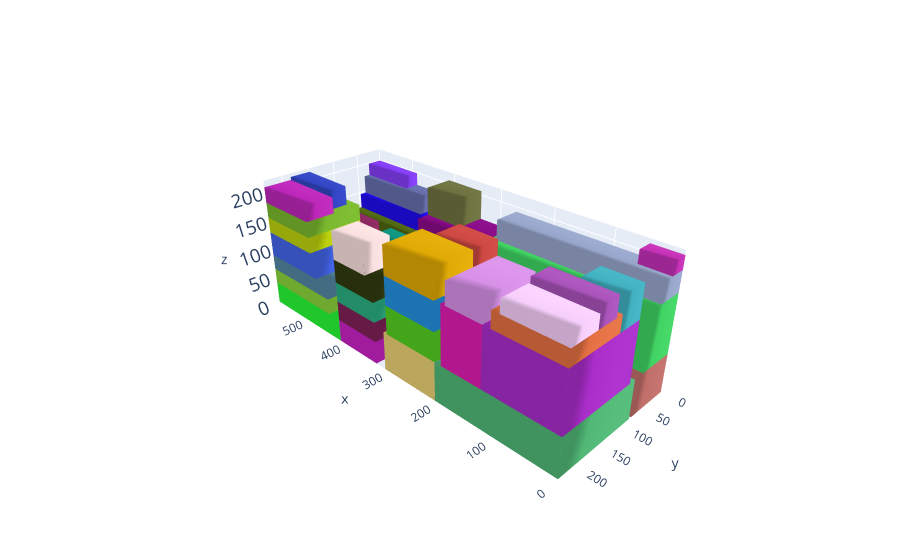

Notebook code cell kept with this figure:
### Markdown cell above
# Plot the solution

### Code cell
cont, execution_time,total_volume = MLCP_function(alpha=4.0,beta=1.0,gamma=0.2,delta=0.5,p=0.05,instance=1)

L = cont.l;W = cont.w; H = cont.h

box_dims = []
for aabb in cont.aabbs:
  box_dims.append([aabb.xmin,aabb.ymin,aabb.zmin,aabb.xmax,aabb.ymax,aabb.zmax])

bxplot.plot_container([L,W,H], box_dims)

### Figure 1 — Plotly figure (JSON) as saved in the notebook; plotly's stock layout.template omitted (floating-point values rounded to 4 significant figures)
{"data": [{"color": "rgb(191.48088824590567,109.52280928705095,104.33215358440606)", "i": [7, 0, 0, 0, 4, 4, 2, 6, 4, 0, 3, 7], "j": [3, 4, 1, 2, 5, 6, 5, 5, 0, 1, 2, 2], "k": [0, 7, 2, 3, 6, 7, 1, 2, 5, 5, 7, 6], "opacity": 1, "type": "mesh3d", "x": [0, 0, 412, 412, 0, 0, 412, 412], "y": [0, 76, 76, 0, 0, 76, 76, 0], "z": [0, 0, 0, 0, 64, 64, 64, 64]}, {"color": "rgb(80.32156117302755,183.02483130660332,117.36521805093476)", "i": [7, 0, 0, 0, 4, 4, 2, 6, 4, 0, 3, 7], "j": [3, 4, 1, 2, 5, 6, 5, 5, 0, 1, 2, 2], "k": [0, 7, 2, 3, 6, 7, 1, 2, 5, 5, 7, 6], "opacity": 1, "type": "mesh3d", "x": [0, 0, 206, 206, 0, 0, 206, 206], "y": [81, 233, 233, 81, 81, 233, 233, 81], "z": [0, 0, 0, 0, 64, 64, 64, 64]}, {"color": "rgb(117.46924839208963,166.17282545067468,209.2430961357305)", "i": [7, 0, 0, 0, 4, 4, 2, 6, 4, 0, 3, 7], "j": [3, 4, 1, 2, 5, 6, 5, 5, 0, 1, 2, 2], "k": [0, 7, 2, 3, 6, 7, 1, 2, 5, 5, 7, 6], "opacity": 1, "type": "mesh3d", "x": [415, 415, 587, 587, 415, 415, 587, 587], "y": [0, 76, 76, 0, 0, 76, 76, 0], "z": [0, 0, 0, 0, 38, 38, 38, 38]}, {"color": "rgb(40.341658707143345,248.75246127621003,53.29579543538626)", "i": [7, 0, 0, 0, 4, 4, 2, 6, 4, 0, 3, 7], "j": [3, 4, 1, 2, 5, 6, 5, 5, 0, 1, 2, 2], "k": [0, 7, 2, 3, 6, 7, 1, 2, 5, 5, 7, 6], "opacity": 1, "type": "mesh3d", "x": [415, 415, 587, 587, 415, 415, 587, 587], "y": [81, 233, 233, 81, 81, 233, 233, 81], "z": [0, 0, 0, 0, 38, 38, 38, 38]}, {"color": "rgb(167.26779967044925,192.92253457731317,38.87439095595481)", "i": [7, 0, 0, 0, 4, 4, 2, 6, 4, 0, 3, 7], "j": [3, 4, 1, 2, 5, 6, 5, 5, 0, 1, 2, 2], "k": [0, 7, 2, 3, 6, 7, 1, 2, 5, 5, 7, 6], "opacity": 1, "type": "mesh3d", "x": [415, 415, 587, 587, 415, 415, 587, 587], "y": [0, 76, 76, 0, 0, 76, 76, 0], "z": [38, 38, 38, 38, 76, 76, 76, 76]}, {"color": "rgb(138.1701295247883,211.01220712624877,59.830029419126575)", "i": [7, 0, 0, 0, 4, 4, 2, 6, 4, 0, 3, 7], "j": [3, 4, 1, 2, 5, 6, 5, 5, 0, 1, 2, 2], "k": [0, 7, 2, 3, 6, 7, 1, 2, 5, 5, 7, 6], "opacity": 1, "type": "mesh3d", "x": [440, 440, 587, 587, 440, 440, 587, 587], "y": [122, 233, 233, 122, 122, 233, 233, 122], "z": [38, 38, 38, 38, 64, 64, 64, 64]}, {"color": "rgb(64.07715841826858,211.04209547715774,98.79366856270998)", "i": [7, 0, 0, 0, 4, 4, 2, 6, 4, 0, 3, 7], "j": [3, 4, 1, 2, 5, 6, 5, 5, 0, 1, 2, 2], "k": [0, 7, 2, 3, 6, 7, 1, 2, 5, 5, 7, 6], "opacity": 1, "type": "mesh3d", "x": [0, 0, 280, 280, 0, 0, 280, 280], "y": [0, 62, 62, 0, 0, 62, 62, 0], "z": [64, 64, 64, 64, 159, 159, 159, 159]}, {"color": "rgb(169.2225521271664,45.33688516476469,200.9813330137173)", "i": [7, 0, 0, 0, 4, 4, 2, 6, 4, 0, 3, 7], "j": [3, 4, 1, 2, 5, 6, 5, 5, 0, 1, 2, 2], "k": [0, 7, 2, 3, 6, 7, 1, 2, 5, 5, 7, 6], "opacity": 1, "type": "mesh3d", "x": [0, 0, 124, 124, 0, 0, 124, 124], "y": [93, 233, 233, 93, 93, 233, 233, 93], "z": [64, 64, 64, 64, 159, 159, 159, 159]}, {"color": "rgb(84.2704973682552,134.52937670409315,163.00269965573426)", "i": [7, 0, 0, 0, 4, 4, 2, 6, 4, 0, 3, 7], "j": [3, 4, 1, 2, 5, 6, 5, 5, 0, 1, 2, 2], "k": [0, 7, 2, 3, 6, 7, 1, 2, 5, 5, 7, 6], "opacity": 1, "type": "mesh3d", "x": [440, 440, 587, 587, 440, 440, 587, 587], "y": [122, 233, 233, 122, 122, 233, 233, 122], "z": [64, 64, 64, 64, 90, 90, 90, 90]}, {"color": "rgb(32.325298603002715,13.001983280341385,236.9498751749545)", "i": [7, 0, 0, 0, 4, 4, 2, 6, 4, 0, 3, 7], "j": [3, 4, 1, 2, 5, 6, 5, 5, 0, 1, 2, 2], "k": [0, 7, 2, 3, 6, 7, 1, 2, 5, 5, 7, 6], "opacity": 1, "type": "mesh3d", "x": [443, 443, 587, 587, 443, 443, 587, 587], "y": [0, 47, 47, 0, 0, 47, 47, 0], "z": [76, 76, 76, 76, 147, 147, 147, 147]}, {"color": "rgb(67.48044905854755,101.01319113992174,232.80222208954882)", "i": [7, 0, 0, 0, 4, 4, 2, 6, 4, 0, 3, 7], "j": [3, 4, 1, 2, 5, 6, 5, 5, 0, 1, 2, 2], "k": [0, 7, 2, 3, 6, 7, 1, 2, 5, 5, 7, 6], "opacity": 1, "type": "mesh3d", "x": [467, 467, 587, 587, 467, 467, 587, 587], "y": [131, 233, 233, 131, 131, 233, 233, 131], "z": [90, 90, 90, 90, 131, 131, 131, 131]}, {"color": "rgb(143.39732458961845,253.48759137914183,86.44905701242996)", "i": [7, 0, 0, 0, 4, 4, 2, 6, 4, 0, 3, 7], "j": [3, 4, 1, 2, 5, 6, 5, 5, 0, 1, 2, 2], "k": [0, 7, 2, 3, 6, 7, 1, 2, 5, 5, 7, 6], "opacity": 1, "type": "mesh3d", "x": [467, 467, 587, 587, 467, 467, 587, 587], "y": [81, 122, 122, 81, 81, 122, 122, 81], "z": [38, 38, 38, 38, 89, 89, 89, 89]}, {"color": "rgb(86.477505979809,190.62941234034363,88.39605979517916)", "i": [7, 0, 0, 0, 4, 4, 2, 6, 4, 0, 3, 7], "j": [3, 4, 1, 2, 5, 6, 5, 5, 0, 1, 2, 2], "k": [0, 7, 2, 3, 6, 7, 1, 2, 5, 5, 7, 6], "opacity": 1, "type": "mesh3d", "x": [440, 440, 587, 587, 440, 440, 587, 587], "y": [47, 72, 72, 47, 47, 72, 72, 47], "z": [76, 76, 76, 76, 97, 97, 97, 97]}, {"color": "rgb(187.3325464046375,209.52825387778293,13.149841092741749)", "i": [7, 0, 0, 0, 4, 4, 2, 6, 4, 0, 3, 7], "j": [3, 4, 1, 2, 5, 6, 5, 5, 0, 1, 2, 2], "k": [0, 7, 2, 3, 6, 7, 1, 2, 5, 5, 7, 6], "opacity": 1, "type": "mesh3d", "x": [476, 476, 587, 587, 476, 476, 587, 587], "y": [135, 233, 233, 135, 135, 233, 233, 135], "z": [131, 131, 131, 131, 157, 157, 157, 157]}, {"color": "rgb(78.19360864093784,101.84375053430749,16.697089118243564)", "i": [7, 0, 0, 0, 4, 4, 2, 6, 4, 0, 3, 7], "j": [3, 4, 1, 2, 5, 6, 5, 5, 0, 1, 2, 2], "k": [0, 7, 2, 3, 6, 7, 1, 2, 5, 5, 7, 6], "opacity": 1, "type": "mesh3d", "x": [440, 440, 587, 587, 440, 440, 587, 587], "y": [47, 68, 68, 47, 47, 68, 68, 47], "z": [97, 97, 97, 97, 122, 122, 122, 122]}, {"color": "rgb(102.37796929141159,110.79407101077493,172.84315969500886)", "i": [7, 0, 0, 0, 4, 4, 2, 6, 4, 0, 3, 7], "j": [3, 4, 1, 2, 5, 6, 5, 5, 0, 1, 2, 2], "k": [0, 7, 2, 3, 6, 7, 1, 2, 5, 5, 7, 6], "opacity": 1, "type": "mesh3d", "x": [443, 443, 587, 587, 443, 443, 587, 587], "y": [0, 36, 36, 0, 0, 36, 36, 0], "z": [147, 147, 147, 147, 178, 178, 178, 178]}, {"color": "rgb(121.37568852193792,184.5409135706373,45.63152607090335)", "i": [7, 0, 0, 0, 4, 4, 2, 6, 4, 0, 3, 7], "j": [3, 4, 1, 2, 5, 6, 5, 5, 0, 1, 2, 2], "k": [0, 7, 2, 3, 6, 7, 1, 2, 5, 5, 7, 6], "opacity": 1, "type": "mesh3d", "x": [476, 476, 587, 587, 476, 476, 587, 587], "y": [135, 233, 233, 135, 135, 233, 233, 135], "z": [157, 157, 157, 157, 183, 183, 183, 183]}, {"color": "rgb(151.27133788313566,165.61013639925636,202.63388971332282)", "i": [7, 0, 0, 0, 4, 4, 2, 6, 4, 0, 3, 7], "j": [3, 4, 1, 2, 5, 6, 5, 5, 0, 1, 2, 2], "k": [0, 7, 2, 3, 6, 7, 1, 2, 5, 5, 7, 6], "opacity": 1, "type": "mesh3d", "x": [0, 0, 270, 270, 0, 0, 270, 270], "y": [0, 43, 43, 0, 0, 43, 43, 0], "z": [159, 159, 159, 159, 192, 192, 192, 192]}, {"color": "rgb(227.06344480684427,112.05437446062056,66.30463076805258)", "i": [7, 0, 0, 0, 4, 4, 2, 6, 4, 0, 3, 7], "j": [3, 4, 1, 2, 5, 6, 5, 5, 0, 1, 2, 2], "k": [0, 7, 2, 3, 6, 7, 1, 2, 5, 5, 7, 6], "opacity": 1, "type": "mesh3d", "x": [0, 0, 111, 111, 0, 0, 111, 111], "y": [135, 233, 233, 135, 135, 233, 233, 135], "z": [159, 159, 159, 159, 185, 185, 185, 185]}, {"color": "rgb(140.39952479080193,38.47265769808615,95.63037270596962)", "i": [7, 0, 0, 0, 4, 4, 2, 6, 4, 0, 3, 7], "j": [3, 4, 1, 2, 5, 6, 5, 5, 0, 1, 2, 2], "k": [0, 7, 2, 3, 6, 7, 1, 2, 5, 5, 7, 6], "opacity": 1, "type": "mesh3d", "x": [497, 497, 587, 587, 497, 497, 587, 587], "y": [81, 114, 114, 81, 81, 114, 114, 81], "z": [89, 89, 89, 89, 132, 132, 132, 132]}, {"color": "rgb(200.32729968355287,34.76543024373941,194.50842309384583)", "i": [7, 0, 0, 0, 4, 4, 2, 6, 4, 0, 3, 7], "j": [3, 4, 1, 2, 5, 6, 5, 5, 0, 1, 2, 2], "k": [0, 7, 2, 3, 6, 7, 1, 2, 5, 5, 7, 6], "opacity": 1, "type": "mesh3d", "x": [329, 329, 415, 415, 329, 329, 415, 415], "y": [81, 233, 233, 81, 81, 233, 233, 81], "z": [0, 0, 0, 0, 38, 38, 38, 38]}, {"color": "rgb(131.9241597981247,61.75601541067844,245.74471351575724)", "i": [7, 0, 0, 0, 4, 4, 2, 6, 4, 0, 3, 7], "j": [3, 4, 1, 2, 5, 6, 5, 5, 0, 1, 2, 2], "k": [0, 7, 2, 3, 6, 7, 1, 2, 5, 5, 7, 6], "opacity": 1, "type": "mesh3d", "x": [489, 489, 587, 587, 489, 489, 587, 587], "y": [0, 25, 25, 0, 0, 25, 25, 0], "z": [178, 178, 178, 178, 199, 199, 199, 199]}, {"color": "rgb(188.55038970375,39.10858166940876,185.30189337382473)", "i": [7, 0, 0, 0, 4, 4, 2, 6, 4, 0, 3, 7], "j": [3, 4, 1, 2, 5, 6, 5, 5, 0, 1, 2, 2], "k": [0, 7, 2, 3, 6, 7, 1, 2, 5, 5, 7, 6], "opacity": 1, "type": "mesh3d", "x": [476, 476, 587, 587, 476, 476, 587, 587], "y": [184, 233, 233, 184, 184, 233, 233, 184], "z": [183, 183, 183, 183, 209, 209, 209, 209]}, {"color": "rgb(244.39102655424196,205.90243421197832,248.80484964162628)", "i": [7, 0, 0, 0, 4, 4, 2, 6, 4, 0, 3, 7], "j": [3, 4, 1, 2, 5, 6, 5, 5, 0, 1, 2, 2], "k": [0, 7, 2, 3, 6, 7, 1, 2, 5, 5, 7, 6], "opacity": 1, "type": "mesh3d", "x": [0, 0, 98, 98, 0, 0, 98, 98], "y": [183, 233, 233, 183, 183, 233, 233, 183], "z": [185, 185, 185, 185, 206, 206, 206, 206]}, {"color": "rgb(222.23335188853267,28.848994548491646,176.3956985858294)", "i": [7, 0, 0, 0, 4, 4, 2, 6, 4, 0, 3, 7], "j": [3, 4, 1, 2, 5, 6, 5, 5, 0, 1, 2, 2], "k": [0, 7, 2, 3, 6, 7, 1, 2, 5, 5, 7, 6], "opacity": 1, "type": "mesh3d", "x": [124, 124, 194, 194, 124, 124, 194, 194], "y": [109, 233, 233, 109, 109, 233, 233, 109], "z": [64, 64, 64, 64, 159, 159, 159, 159]}, {"color": "rgb(196.74250346221655,48.79621030613433,182.4884109924818)", "i": [7, 0, 0, 0, 4, 4, 2, 6, 4, 0, 3, 7], "j": [3, 4, 1, 2, 5, 6, 5, 5, 0, 1, 2, 2], "k": [0, 7, 2, 3, 6, 7, 1, 2, 5, 5, 7, 6], "opacity": 1, "type": "mesh3d", "x": [0, 0, 49, 49, 0, 0, 49, 49], "y": [0, 25, 25, 0, 0, 25, 25, 0], "z": [192, 192, 192, 192, 213, 213, 213, 213]}, {"color": "rgb(233.19370966553828,207.30110254183782,117.34753773568771)", "i": [7, 0, 0, 0, 4, 4, 2, 6, 4, 0, 3, 7], "j": [3, 4, 1, 2, 5, 6, 5, 5, 0, 1, 2, 2], "k": [0, 7, 2, 3, 6, 7, 1, 2, 5, 5, 7, 6], "opacity": 1, "type": "mesh3d", "x": [206, 206, 309, 309, 206, 206, 309, 309], "y": [81, 233, 233, 81, 81, 233, 233, 81], "z": [0, 0, 0, 0, 64, 64, 64, 64]}, {"color": "rgb(126.87926579315192,32.0285396524055,87.22390691900318)", "i": [7, 0, 0, 0, 4, 4, 2, 6, 4, 0, 3, 7], "j": [3, 4, 1, 2, 5, 6, 5, 5, 0, 1, 2, 2], "k": [0, 7, 2, 3, 6, 7, 1, 2, 5, 5, 7, 6], "opacity": 1, "type": "mesh3d", "x": [329, 329, 415, 415, 329, 329, 415, 415], "y": [143, 233, 233, 143, 143, 233, 233, 143], "z": [38, 38, 38, 38, 71, 71, 71, 71]}, {"color": "rgb(50.2173552421777,69.55429098310239,196.68963968400539)", "i": [7, 0, 0, 0, 4, 4, 2, 6, 4, 0, 3, 7], "j": [3, 4, 1, 2, 5, 6, 5, 5, 0, 1, 2, 2], "k": [0, 7, 2, 3, 6, 7, 1, 2, 5, 5, 7, 6], "opacity": 1, "type": "mesh3d", "x": [491, 491, 587, 587, 491, 491, 587, 587], "y": [148, 184, 184, 148, 148, 184, 184, 148], "z": [183, 183, 183, 183, 214, 214, 214, 214]}, {"color": "rgb(168.55366950454473,82.61825109808039,186.46405930952565)", "i": [7, 0, 0, 0, 4, 4, 2, 6, 4, 0, 3, 7], "j": [3, 4, 1, 2, 5, 6, 5, 5, 0, 1, 2, 2], "k": [0, 7, 2, 3, 6, 7, 1, 2, 5, 5, 7, 6], "opacity": 1, "type": "mesh3d", "x": [0, 0, 96, 96, 0, 0, 96, 96], "y": [147, 183, 183, 147, 147, 183, 183, 147], "z": [185, 185, 185, 185, 216, 216, 216, 216]}, {"color": "rgb(136.03638164279192,10.158348752056806,135.4510255379822)", "i": [7, 0, 0, 0, 4, 4, 2, 6, 4, 0, 3, 7], "j": [3, 4, 1, 2, 5, 6, 5, 5, 0, 1, 2, 2], "k": [0, 7, 2, 3, 6, 7, 1, 2, 5, 5, 7, 6], "opacity": 1, "type": "mesh3d", "x": [288, 288, 412, 412, 288, 288, 412, 412], "y": [0, 70, 70, 0, 0, 70, 70, 0], "z": [64, 64, 64, 64, 159, 159, 159, 159]}, {"color": "rgb(63.3760604657885,216.19546006969875,102.57177684842239)", "i": [7, 0, 0, 0, 4, 4, 2, 6, 4, 0, 3, 7], "j": [3, 4, 1, 2, 5, 6, 5, 5, 0, 1, 2, 2], "k": [0, 7, 2, 3, 6, 7, 1, 2, 5, 5, 7, 6], "opacity": 1, "type": "mesh3d", "x": [416, 416, 467, 467, 416, 416, 467, 467], "y": [81, 122, 122, 81, 81, 122, 122, 81], "z": [38, 38, 38, 38, 98, 98, 98, 98]}, {"color": "rgb(42.883415354346646,175.22506158099796,130.737497121111)", "i": [7, 0, 0, 0, 4, 4, 2, 6, 4, 0, 3, 7], "j": [3, 4, 1, 2, 5, 6, 5, 5, 0, 1, 2, 2], "k": [0, 7, 2, 3, 6, 7, 1, 2, 5, 5, 7, 6], "opacity": 1, "type": "mesh3d", "x": [329, 329, 415, 415, 329, 329, 415, 415], "y": [143, 233, 233, 143, 143, 233, 233, 143], "z": [71, 71, 71, 71, 104, 104, 104, 104]}, {"color": "rgb(65.56545661316987,176.7834388287259,192.22492232873844)", "i": [7, 0, 0, 0, 4, 4, 2, 6, 4, 0, 3, 7], "j": [3, 4, 1, 2, 5, 6, 5, 5, 0, 1, 2, 2], "k": [0, 7, 2, 3, 6, 7, 1, 2, 5, 5, 7, 6], "opacity": 1, "type": "mesh3d", "x": [0, 0, 60, 60, 0, 0, 60, 60], "y": [93, 134, 134, 93, 93, 134, 134, 93], "z": [159, 159, 159, 159, 210, 210, 210, 210]}, {"color": "rgb(83.6284905420812,206.68022748256314,32.90172240851532)", "i": [7, 0, 0, 0, 4, 4, 2, 6, 4, 0, 3, 7], "j": [3, 4, 1, 2, 5, 6, 5, 5, 0, 1, 2, 2], "k": [0, 7, 2, 3, 6, 7, 1, 2, 5, 5, 7, 6], "opacity": 1, "type": "mesh3d", "x": [206, 206, 302, 302, 206, 206, 302, 302], "y": [91, 233, 233, 91, 91, 233, 233, 91], "z": [64, 64, 64, 64, 111, 111, 111, 111]}, {"color": "rgb(49.71399892279163,58.38724569720752,15.665115051591421)", "i": [7, 0, 0, 0, 4, 4, 2, 6, 4, 0, 3, 7], "j": [3, 4, 1, 2, 5, 6, 5, 5, 0, 1, 2, 2], "k": [0, 7, 2, 3, 6, 7, 1, 2, 5, 5, 7, 6], "opacity": 1, "type": "mesh3d", "x": [329, 329, 415, 415, 329, 329, 415, 415], "y": [157, 233, 233, 157, 157, 233, 233, 157], "z": [104, 104, 104, 104, 142, 142, 142, 142]}, {"color": "rgb(214.08537436473745,144.56167347214776,230.23508825522214)", "i": [7, 0, 0, 0, 4, 4, 2, 6, 4, 0, 3, 7], "j": [3, 4, 1, 2, 5, 6, 5, 5, 0, 1, 2, 2], "k": [0, 7, 2, 3, 6, 7, 1, 2, 5, 5, 7, 6], "opacity": 1, "type": "mesh3d", "x": [124, 124, 186, 186, 124, 124, 186, 186], "y": [137, 233, 233, 137, 137, 233, 233, 137], "z": [159, 159, 159, 159, 195, 195, 195, 195]}, {"color": "rgb(75.53682135142652,114.08206112816099,157.675610537066)", "i": [7, 0, 0, 0, 4, 4, 2, 6, 4, 0, 3, 7], "j": [3, 4, 1, 2, 5, 6, 5, 5, 0, 1, 2, 2], "k": [0, 7, 2, 3, 6, 7, 1, 2, 5, 5, 7, 6], "opacity": 1, "type": "mesh3d", "x": [364, 364, 415, 415, 364, 364, 415, 415], "y": [81, 141, 141, 81, 81, 141, 141, 81], "z": [38, 38, 38, 38, 79, 79, 79, 79]}, {"color": "rgb(11.961865299742755,145.75233756367345,124.3692784128997)", "i": [7, 0, 0, 0, 4, 4, 2, 6, 4, 0, 3, 7], "j": [3, 4, 1, 2, 5, 6, 5, 5, 0, 1, 2, 2], "k": [0, 7, 2, 3, 6, 7, 1, 2, 5, 5, 7, 6], "opacity": 1, "type": "mesh3d", "x": [419, 419, 467, 467, 419, 419, 467, 467], "y": [81, 117, 117, 81, 81, 117, 117, 81], "z": [98, 98, 98, 98, 129, 129, 129, 129]}, {"color": "rgb(248.32121116771208,223.5001111674028,223.10962615379177)", "i": [7, 0, 0, 0, 4, 4, 2, 6, 4, 0, 3, 7], "j": [3, 4, 1, 2, 5, 6, 5, 5, 0, 1, 2, 2], "k": [0, 7, 2, 3, 6, 7, 1, 2, 5, 5, 7, 6], "opacity": 1, "type": "mesh3d", "x": [344, 344, 415, 415, 344, 344, 415, 415], "y": [185, 233, 233, 185, 185, 233, 233, 185], "z": [142, 142, 142, 142, 189, 189, 189, 189]}, {"color": "rgb(37.71369862989207,145.30188406143748,223.24508504452695)", "i": [7, 0, 0, 0, 4, 4, 2, 6, 4, 0, 3, 7], "j": [3, 4, 1, 2, 5, 6, 5, 5, 0, 1, 2, 2], "k": [0, 7, 2, 3, 6, 7, 1, 2, 5, 5, 7, 6], "opacity": 1, "type": "mesh3d", "x": [206, 206, 302, 302, 206, 206, 302, 302], "y": [91, 233, 233, 91, 91, 233, 233, 91], "z": [111, 111, 111, 111, 158, 158, 158, 158]}, {"color": "rgb(109.4517395440403,113.9299851826486,63.547840534159974)", "i": [7, 0, 0, 0, 4, 4, 2, 6, 4, 0, 3, 7], "j": [3, 4, 1, 2, 5, 6, 5, 5, 0, 1, 2, 2], "k": [0, 7, 2, 3, 6, 7, 1, 2, 5, 5, 7, 6], "opacity": 1, "type": "mesh3d", "x": [341, 341, 412, 412, 341, 341, 412, 412], "y": [0, 48, 48, 0, 0, 48, 48, 0], "z": [159, 159, 159, 159, 206, 206, 206, 206]}, {"color": "rgb(223.86179233548248,169.3616141205183,3.2713775272892134)", "i": [7, 0, 0, 0, 4, 4, 2, 6, 4, 0, 3, 7], "j": [3, 4, 1, 2, 5, 6, 5, 5, 0, 1, 2, 2], "k": [0, 7, 2, 3, 6, 7, 1, 2, 5, 5, 7, 6], "opacity": 1, "type": "mesh3d", "x": [206, 206, 302, 302, 206, 206, 302, 302], "y": [162, 233, 233, 162, 162, 233, 233, 162], "z": [158, 158, 158, 158, 205, 205, 205, 205]}, {"color": "rgb(204.01468920422514,71.77502377823072,65.12964937152914)", "i": [7, 0, 0, 0, 4, 4, 2, 6, 4, 0, 3, 7], "j": [3, 4, 1, 2, 5, 6, 5, 5, 0, 1, 2, 2], "k": [0, 7, 2, 3, 6, 7, 1, 2, 5, 5, 7, 6], "opacity": 1, "type": "mesh3d", "x": [206, 206, 277, 277, 206, 206, 277, 277], "y": [114, 162, 162, 114, 114, 162, 162, 114], "z": [158, 158, 158, 158, 205, 205, 205, 205]}], "layout": {"autosize": false, "margin": {"b": 0, "l": 0, "r": 0, "t": 0}, "paper_bgcolor": "rgba(0,0,0,0)", "scene": {"camera": {"center": {"x": 0, "y": 0, "z": 0}, "eye": {"x": -2, "y": 2, "z": 1.5}, "up": {"x": 0, "y": 0, "z": 1}}, "xaxis": {"nticks": 10, "range": [0, 587], "showspikes": false}, "yaxis": {"nticks": 5, "range": [0, 233], "showspikes": false}, "zaxis": {"nticks": 5, "range": [0, 220], "tickfont": {"size": 15}}}}}
